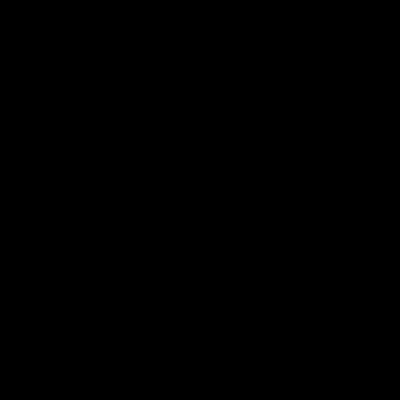
Frame 1 (no input)
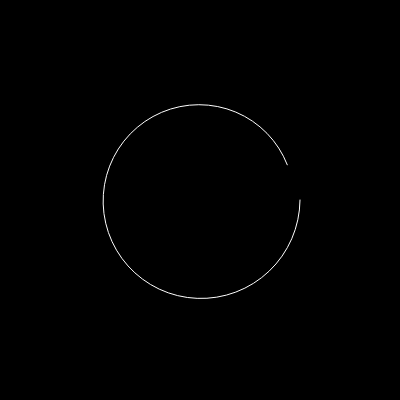
Frame 60 (no input)
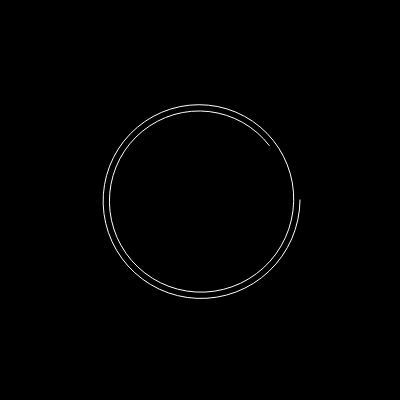
Frame 120 (the mouse pressed at the canvas centre since frame 60)

The p5.js sketch that drew these frames (run headless with seeded random() and noise() and a simulated clock; from frame 60 on, the mouse is pressed at the canvas centre):

// p5.js sketch
// ── sketch.js
var points=[];
var p,r=100,t=0;
function setup() {
  createCanvas(400, 400);
}

function draw() {
  p=[r*cos(t),r*sin(t)];
  points.push(p);
  background(0);
  stroke(255);
  strokeWeight(1);
  translate(width/2,height/2);
  noFill();
  beginShape();
  for(var i=0;i<points.length;i++){
    vertex(points[i][0],points[i][1]);
  }
  endShape();
  t+=0.1;
  if(r>0){
  r-=0.1;}
}
